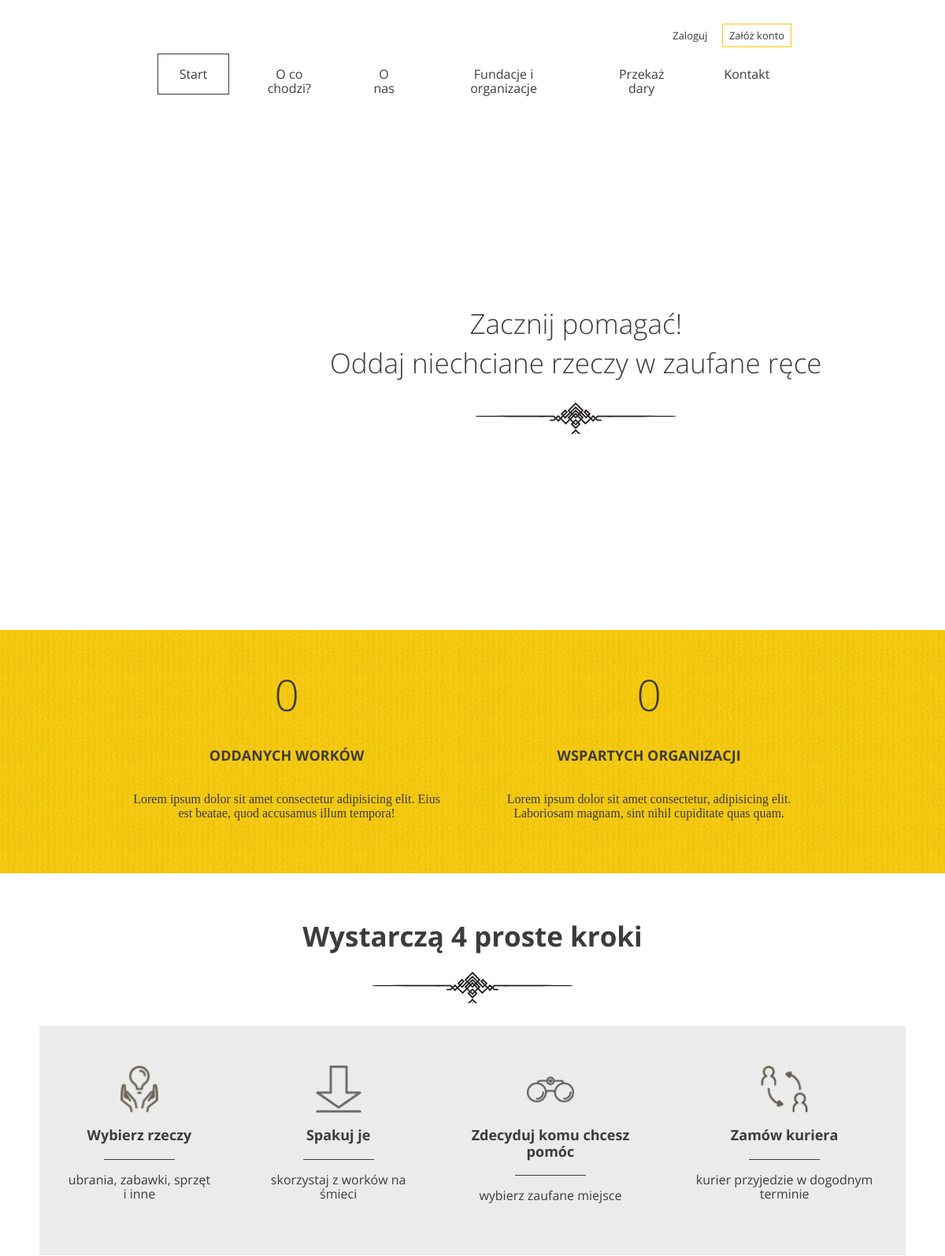
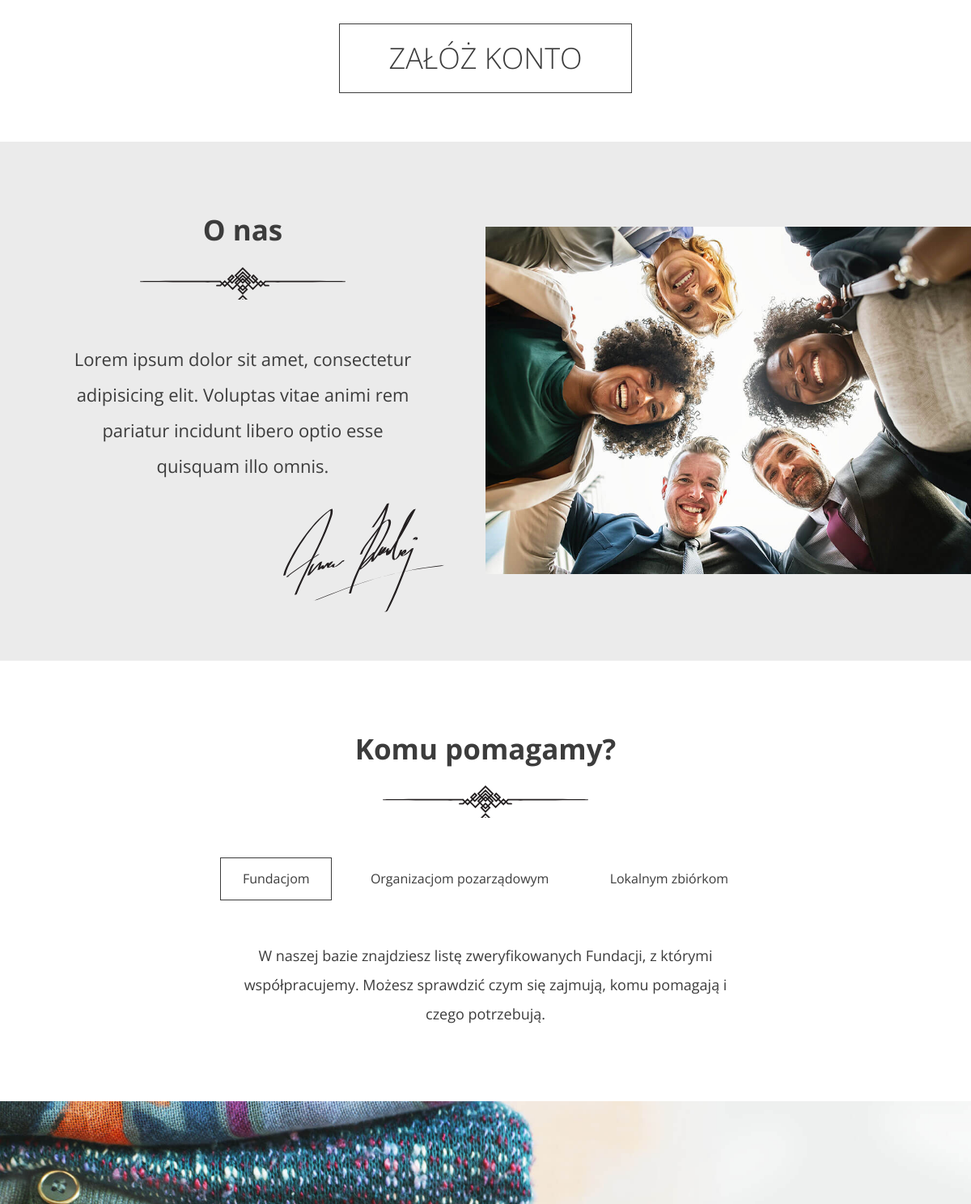
Before: / (upper part) with the older database file (2 pictures, top to bottom).
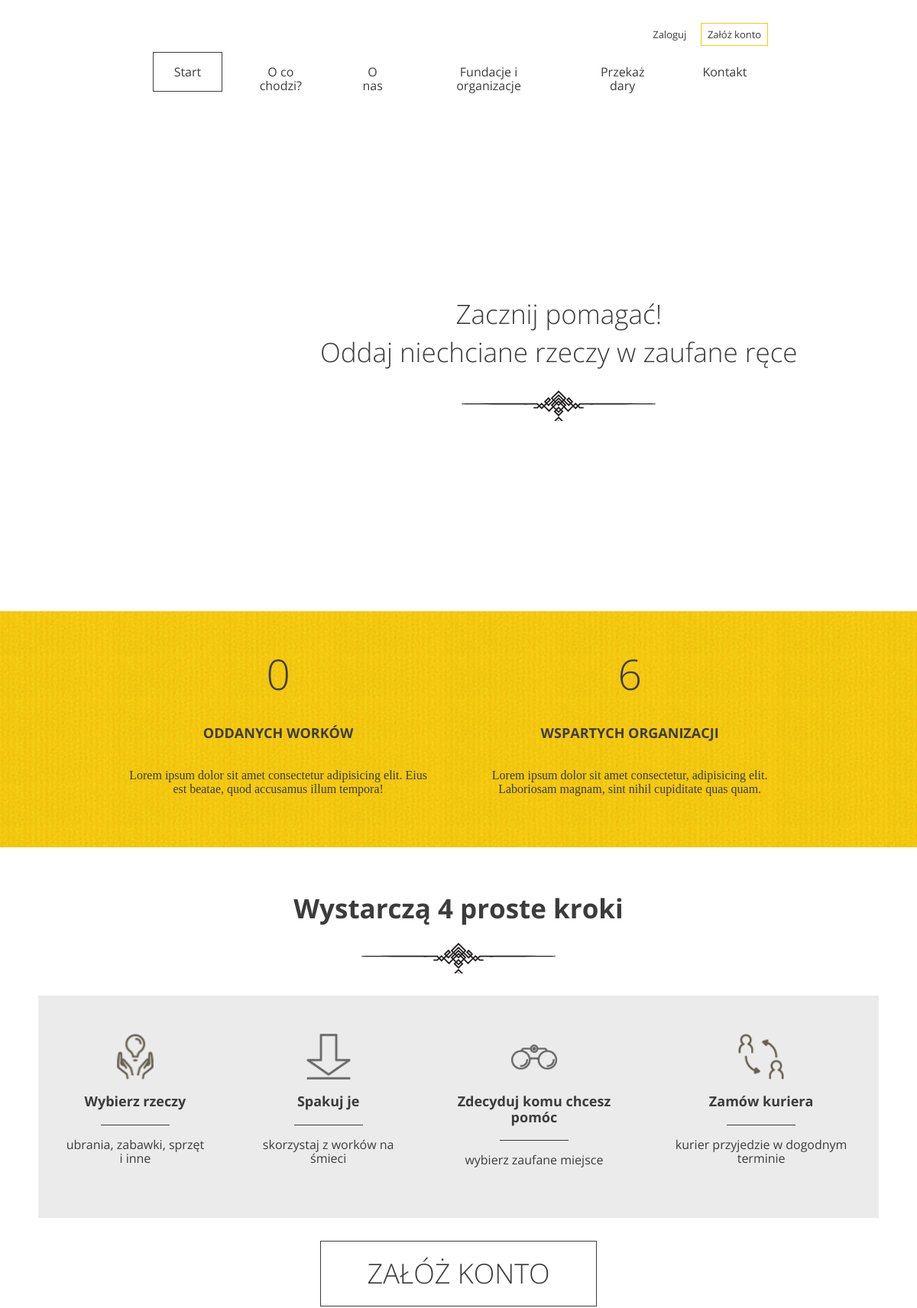
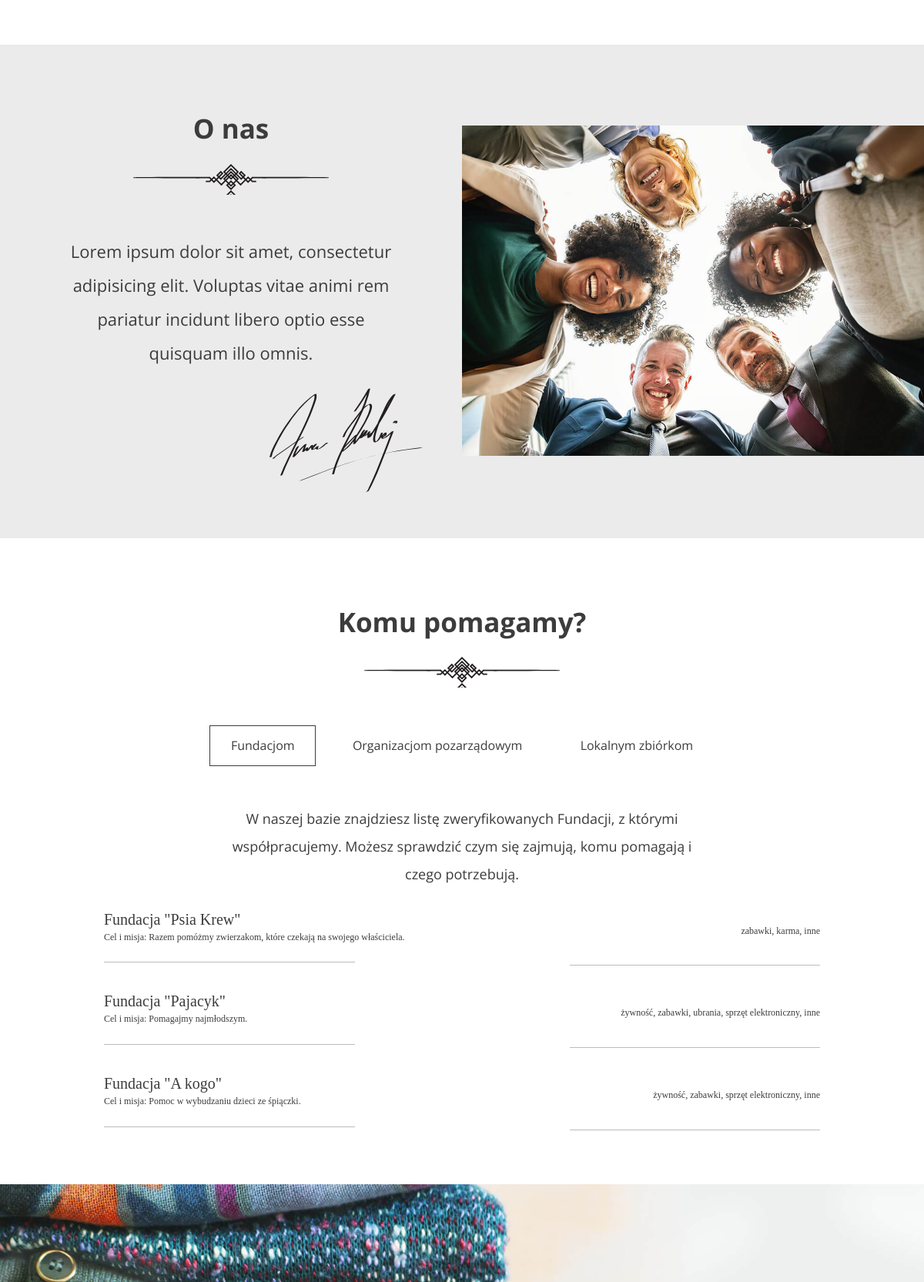
After: the same page with the newer database file (2 pictures, top to bottom).
### donation/models.py (models this page shows, shortened)
class Institution(models.Model):
    foundation = 'FD'
    non_governmental_organisation = 'NGO'
    local_collection = 'LC'
    types_of_institutions = (
        (foundation, 'Foundation'),
        (non_governmental_organisation, 'Non-Governmental Organisation'),
        (local_collection, 'Local Collection')
    )
    name = models.CharField(max_length=255, null=False)
    description = models.CharField(max_length=255)
    type = models.CharField(max_length=40, choices=types_of_institutions, default=foundation)
    categories = models.ManyToManyField(Category)

class Category(models.Model):
    name = models.CharField(max_length=30, null=False)
    def __str__(self) -> str:
        return f"{self.name}"

### donation/views.py (the view)
# urls.py: path('', views.LandingPage.as_view(), name='home'),
class LandingPage(View):
    def get(self, request):
        num_of_bags = Donation.objects.all().aggregate(Sum('quantity'))['quantity__sum'] or 0
        institutions = Institution.objects.all()
        num_of_institutions = Institution.objects.all().count()
        context = {
            'num_of_bags': num_of_bags,
            'institutions': institutions,
            'num_of_institutions': num_of_institutions
        }
        return render(request, 'index.html', context)

### templates/index.html (shortened to what this page needs)
{% extends '_base_.html' %}
{% load static %}
{% block header %}
    <header class="header--main-page">
        {% include '_navbar_.html' %}
        <div class="slogan container container--90">
            <div class="slogan--item">
                <h1>
                    Zacznij pomagać!<br/>
                    Oddaj niechciane rzeczy w zaufane ręce
                </h1>
            </div>
        </div>
    </header>
{% endblock %}
{% block content %}
    <section id="stats" class="stats">
        <div class="container container--85">
            <div class="stats--item">
                <em>{{ num_of_bags }}</em>
                <h3>Oddanych worków</h3>
                <p>Lorem ipsum dolor sit amet consectetur adipisicing elit. Eius est beatae, quod accusamus illum
                    tempora!</p>
            </div>
            <div class="stats--item">
                <em>{{ num_of_institutions }}</em>
                <h3>Wspartych organizacji</h3>
                <p>Lorem ipsum dolor sit amet consectetur, adipisicing elit. Laboriosam magnam, sint nihil cupiditate
                    quas
                    quam.</p>
            </div>
        </div>
    </section>
    <section id="steps" class="steps">
        <h2>Wystarczą 4 proste kroki</h2>
        <div class="steps--container">
            <div class="steps--item">
                <span class="icon icon--hands"></span>
                <h3>Wybierz rzeczy</h3>
                <p>ubrania, zabawki, sprzęt i inne</p>
            </div>
            <div class="steps--item">
                <span class="icon icon--arrow"></span>
                <h3>Spakuj je</h3>
                <p>skorzystaj z worków na śmieci</p>
            </div>
            <div class="steps--item">
                <span class="icon icon--glasses"></span>
                <h3>Zdecyduj komu chcesz pomóc</h3>
                <p>wybierz zaufane miejsce</p>
            </div>
            <div class="steps--item">
                <span class="icon icon--courier"></span>
                <h3>Zamów kuriera</h3>
                <p>kurier przyjedzie w dogodnym terminie</p>
            </div>
        </div>
        <a href="{% url 'registration' %}" class="btn btn--large">Załóż konto</a>
    </section>
    <section id="about-us" class="about-us">
        <div class="about-us--text">
            <h2>O nas</h2>
            <p>Lorem ipsum dolor sit amet, consectetur adipisicing elit. Voluptas vitae animi rem pariatur incidunt
                libero
                optio esse quisquam illo omnis.</p>
            <img class="about-us--text-signature" src="{% static 'images/signature.svg' %}" alt="Signature"/>
        </div>
        <div class="about-us--image"><img src="{% static 'images/about-us.jpg' %}" alt="People in circle"/></div>
    </section>
    <section id="help" class="help">
        <h2>Komu pomagamy?</h2>
        <ul class="help--buttons">
            <li data-id="1"><a href="#" class="btn btn--without-border active">Fundacjom</a></li>
            <li data-id="2"><a href="#" class="btn btn--without-border">Organizacjom pozarządowym</a></li>
            <li data-id="3"><a href="#" class="btn btn--without-border">Lokalnym zbiórkom</a></li>
        </ul>
        <div class="help--slides active" data-id="1">
            <p>W naszej bazie znajdziesz listę zweryfikowanych Fundacji, z którymi współpracujemy. Możesz sprawdzić czym
                się
                zajmują, komu pomagają i czego potrzebują.</p>
            <ul class="help--slides-items">
                {% for institution in institutions %}
                    {% if institution.type == "FD" %}
                        <li>
                            <div class="col">
                                <div class="title">Fundacja "{{ institution.name }}"</div>
                                <div class="subtitle">Cel i misja: {{ institution.description }}.</div>
                            </div>
                            <div class="col">
                                <div class="text">
                                    <p>{{ institution.categories.all|join:", " }}</p>
                                </div>
                            </div>
                        </li>
                    {% endif %}
                {% endfor %}
            </ul>
        </div>
    </section>
{% endblock %}

### templates/_base_.html (shortened to what this page needs)
{% load static %}
<!DOCTYPE html>
<html lang="en">
<head>
    <link type="text/css" rel="stylesheet" href="{% static 'css/style.css' %}"/>
</head>
<body>
{% block header %}
{% endblock %}
{% block content %}
{% endblock %}
<footer>
    <div id="contact" class="contact">
    </div>
</footer>
</body>
</html>

### templates/_navbar_.html
<nav class="container container--70">
    <ul class="nav--actions">
        {% if user.is_authenticated %}
            <li class="logged-user">
                Witaj {{ user.first_name }}
                <ul class="dropdown">
                    {% if user.is_staff %}
                        <li><a href="/admin/">Administracja</a></li>
                    {% endif %}
                    <li><a href="{% url 'logout' %}">Wyloguj</a></li>
                </ul>
            </li>
        {% else %}
            <li><a href="{% url 'login' %}" class="btn btn--small btn--without-border">Zaloguj</a></li>
            <li><a href="{% url 'registration' %}" class="btn btn--small btn--highlighted">Załóż konto</a></li>
        {% endif %}
    </ul>
    <ul>
        <li><a href="{% url 'home' %}" class="btn btn--without-border active">Start</a></li>
        <li><a href="{% url 'home' %}#steps" class="btn btn--without-border">O co chodzi?</a></li>
        <li><a href="{% url 'home' %}#about-us" class="btn btn--without-border">O nas</a></li>
        <li><a href="{% url 'home' %}#help" class="btn btn--without-border">Fundacje i organizacje</a></li>
        <li><a href="{% url 'add_donation' %}#add-donation-form" class="btn btn--without-border">Przekaż dary</a>
        <li><a href="{% url 'home' %}#contact" class="btn btn--without-border">Kontakt</a></li>
    </ul>
</nav>

Changed rows visible on the page:
added Institution: name "Psia Krew", description "Razem pomóżmy zwierzakom, które czekają na swojego właściciela", categories.all "zabawki, karma, inne"
added Institution: name "Pajacyk", description "Pomagajmy najmłodszym", categories.all "żywność, zabawki, ubrania, sprzęt elektroniczny, inne"
added Institution: name "A kogo", description "Pomoc w wybudzaniu dzieci ze śpiączki", categories.all "żywność, zabawki, sprzęt elektroniczny, inne"
Other visible differences:
{{ num_of_institutions }}: "0" → "6"
